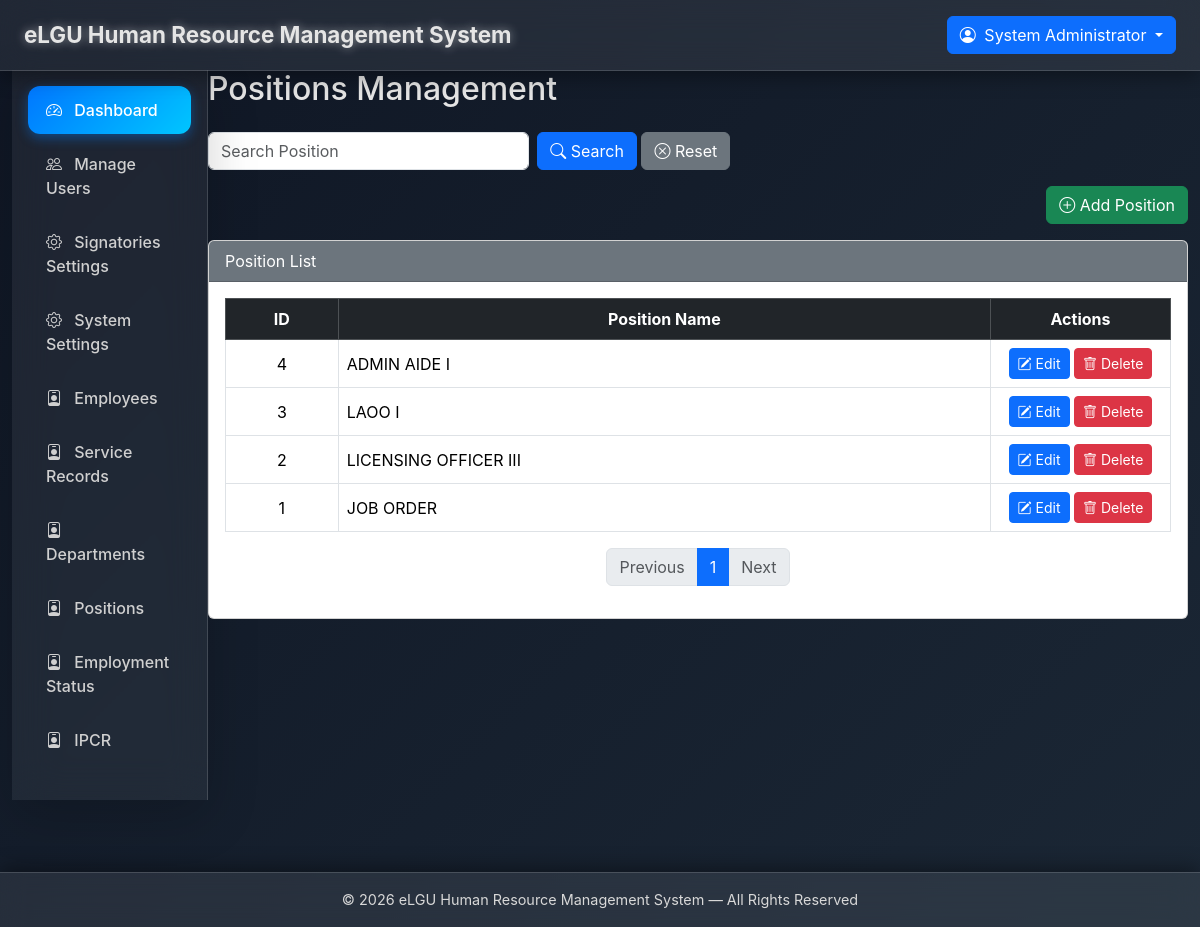
/admin/positions.php (signed in), run on the app's committed database.
### tables this page shows
CREATE TABLE `positions` (
  `id` int(11) UNSIGNED NOT NULL,
  `name` varchar(150) NOT NULL
);

### admin/positions.php (the view, shortened to what this page needs)
<?php
require_once __DIR__ . '/../layouts/header.php';
require_once __DIR__ . '/../layouts/sidebar.php';
$limit  = 10;
$page   = max(1, (int)($_GET['page'] ?? 1));
$offset = ($page - 1) * $limit;
$search = trim($_GET['search'] ?? '');
$where  = "";
$params = [];
$types  = "";
$sql_count = "SELECT COUNT(*) FROM positions $where";
$stmt = $mysqli->prepare($sql_count);
$stmt->execute();
$stmt->bind_result($total);
$total_pages = ceil($total / $limit);
$sql = "SELECT * FROM positions $where ORDER BY id DESC LIMIT ? OFFSET ?";
$stmt = $mysqli->prepare($sql);
if ($params) {
    $stmt->bind_param($types . "ii", ...array_merge($params, [$limit, $offset]));
} else {
    $stmt->bind_param("ii", $limit, $offset);
}
$stmt->execute();
$res = $stmt->get_result();
$positions = $res->fetch_all(MYSQLI_ASSOC);
?>
<h2 class="mb-4">Positions Management</h2>
<div class="mb-3">
    <form method="get" class="row g-2">
        <div class="col-md-4">
            <input type="text" name="search" class="form-control"
                   placeholder="Search Position"
                   value="<?= htmlspecialchars($search) ?>">
        </div>
        <div class="col-md-4">
            <button class="btn btn-primary">
                <i class="bi bi-search"></i> Search
            </button>
            <a href="positions.php" class="btn btn-secondary">
                <i class="bi bi-x-circle"></i> Reset
            </a>
        </div>
    </form>
</div>
<div class="mb-3 text-end">
    <button class="btn btn-success" data-bs-toggle="modal" data-bs-target="#addPositionModal">
        <i class="bi bi-plus-circle"></i> Add Position
    </button>
</div>
<div class="card">
    <div class="card-header bg-secondary text-white">Position List</div>
    <div class="card-body table-responsive">
        <table class="table table-bordered table-hover align-middle">
            <thead class="table-dark">
                <tr class="text-center">
                    <th>ID</th>
                    <th>Position Name</th>
                    <th width="180">Actions</th>
                </tr>
            </thead>
            <tbody>
                <?php if ($positions): foreach ($positions as $row): ?>
                <tr>
                    <td class="text-center"><?= $row['id'] ?></td>
                    <td><?= htmlspecialchars($row['name']) ?></td>
                    <td class="text-center">
                        <button class="btn btn-sm btn-primary"
                                data-bs-toggle="modal"
                                data-bs-target="#editModal<?= $row['id'] ?>">
                            <i class="bi bi-pencil-square"></i> Edit
                        </button>
                        <a href="?delete=<?= $row['id'] ?>"
                           class="btn btn-sm btn-danger"
                           onclick="return confirm('Delete this position?')">
                            <i class="bi bi-trash"></i> Delete
                        </a>
                    </td>
                </tr>
                <?php endforeach; else: ?>
                <tr>
                    <td colspan="3" class="text-center">No records found.</td>
                </tr>
                <?php endif; ?>
            </tbody>
        </table>
        <nav>
            <ul class="pagination justify-content-center">
                <li class="page-item <?= ($page <= 1 ? 'disabled' : '') ?>">
                    <a class="page-link"
                       href="?page=<?= $page-1 ?>&search=<?= urlencode($search) ?>">
                        Previous
                    </a>
                </li>
                <?php for ($i = 1; $i <= $total_pages; $i++): ?>
                <li class="page-item <?= ($i == $page ? 'active' : '') ?>">
                    <a class="page-link"
                       href="?page=<?= $i ?>&search=<?= urlencode($search) ?>">
                        <?= $i ?>
                    </a>
                </li>
                <?php endfor; ?>
                <li class="page-item <?= ($page >= $total_pages ? 'disabled' : '') ?>">
                    <a class="page-link"
                       href="?page=<?= $page+1 ?>&search=<?= urlencode($search) ?>">
                        Next
                    </a>
                </li>
            </ul>
        </nav>
    </div>
</div>
<?php require_once __DIR__ . '/../layouts/footer.php'; ?>

### layouts/header.php (style rules this page uses)
body { background: linear-gradient(135deg, #0f1624, #1b2735); color: #e5e5e5; overflow-x: hidden; font-family: 'Inter', sans-serif; }

### admin/positions.php (style rules this page uses)
.table thead th { text-align: center; vertical-align: middle; }
.table tbody td { vertical-align: middle; }

### data on the page
positions: id "4", name "ADMIN AIDE I"
positions: id "3", name "LAOO I"
positions: id "2", name "LICENSING OFFICER III"
positions: id "1", name "JOB ORDER"

### other printed values
SYSTEM_NAME "eLGU Human Resource Management System"
$_SESSION['name'] "System Administrator"
